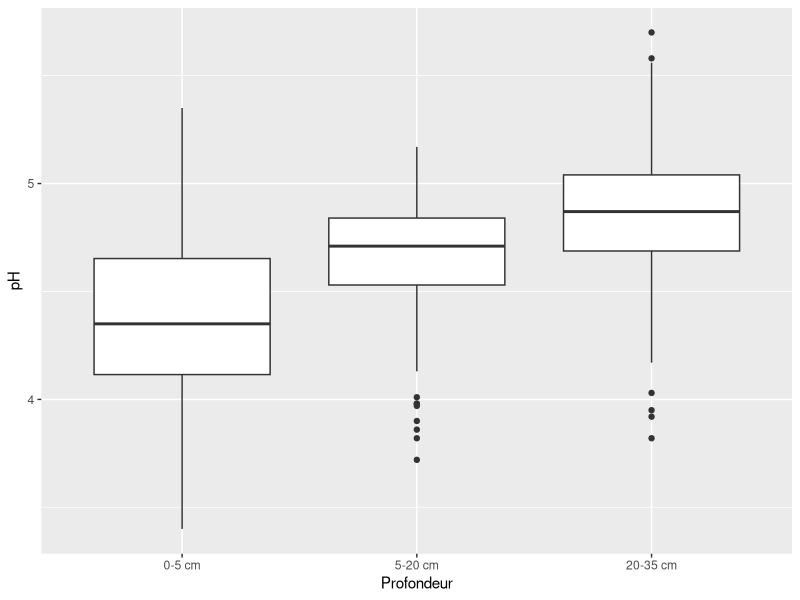
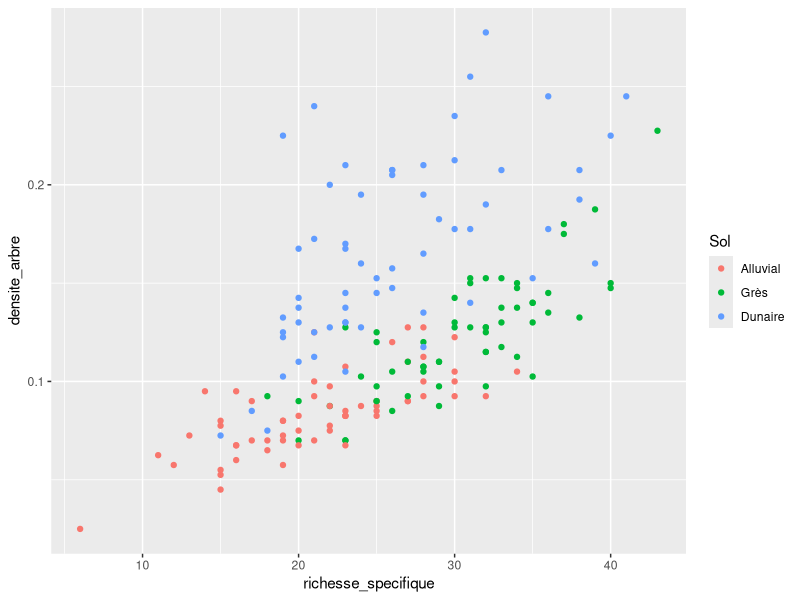
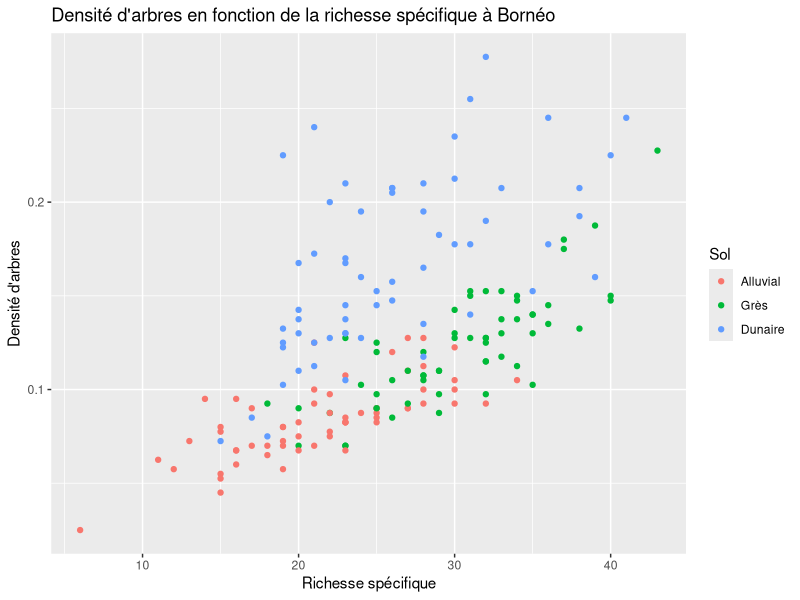
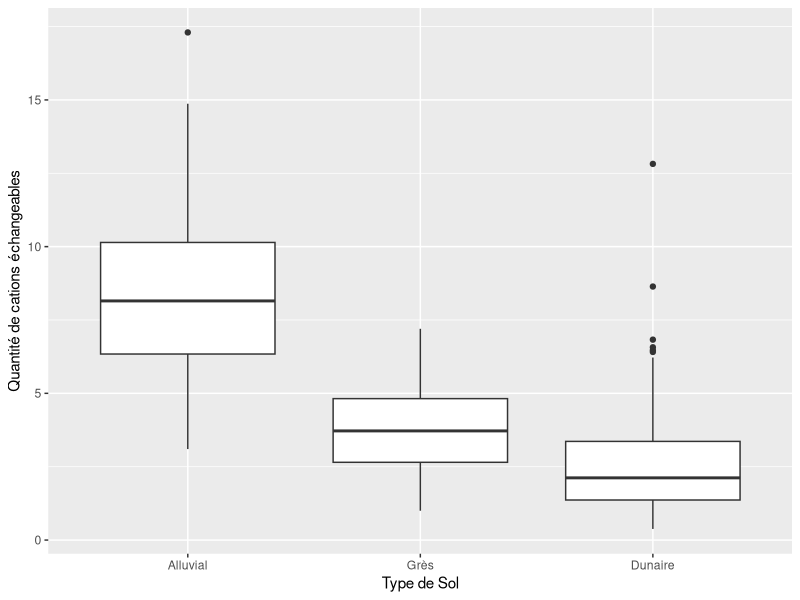
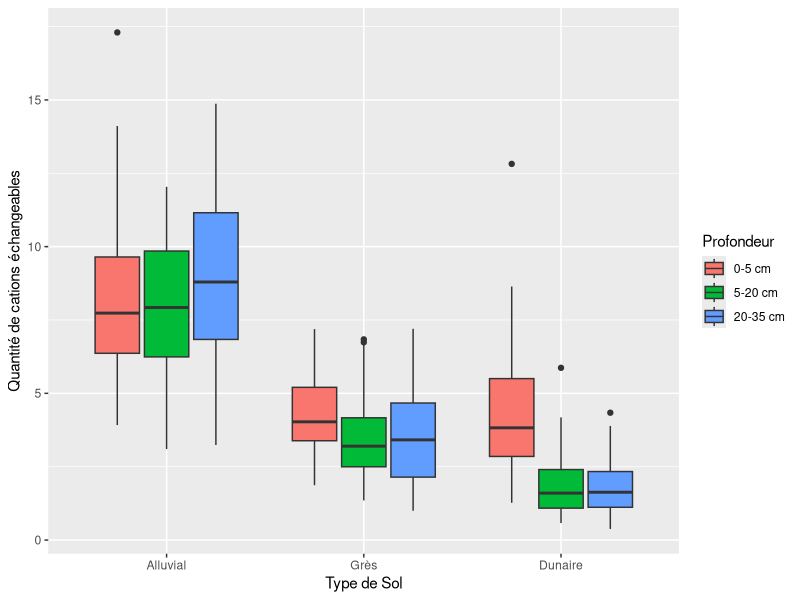
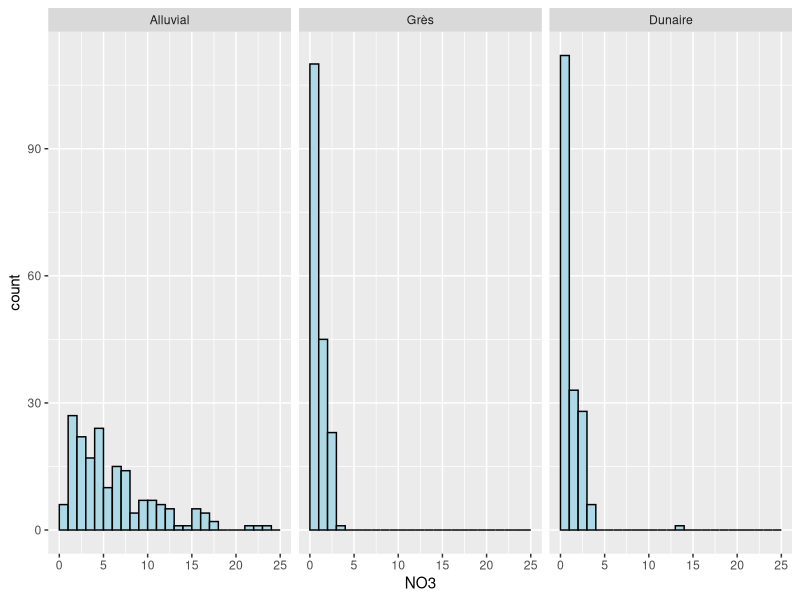
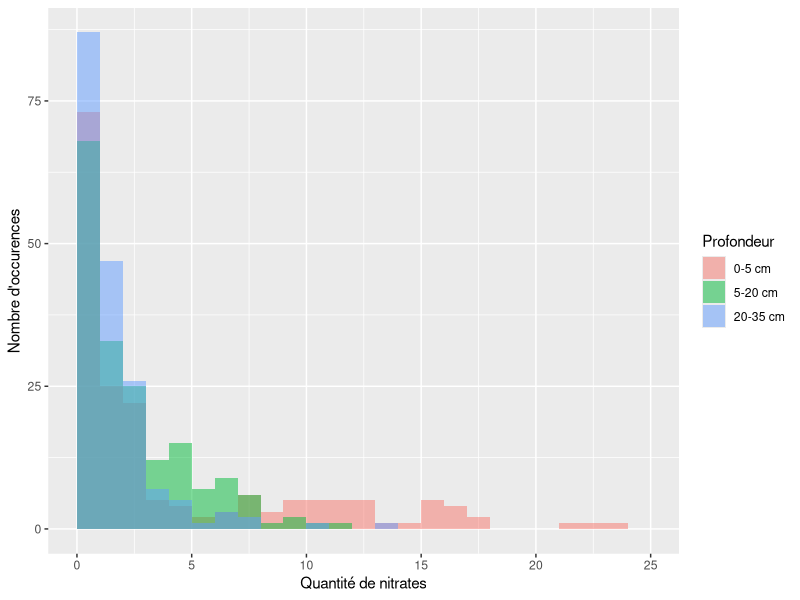
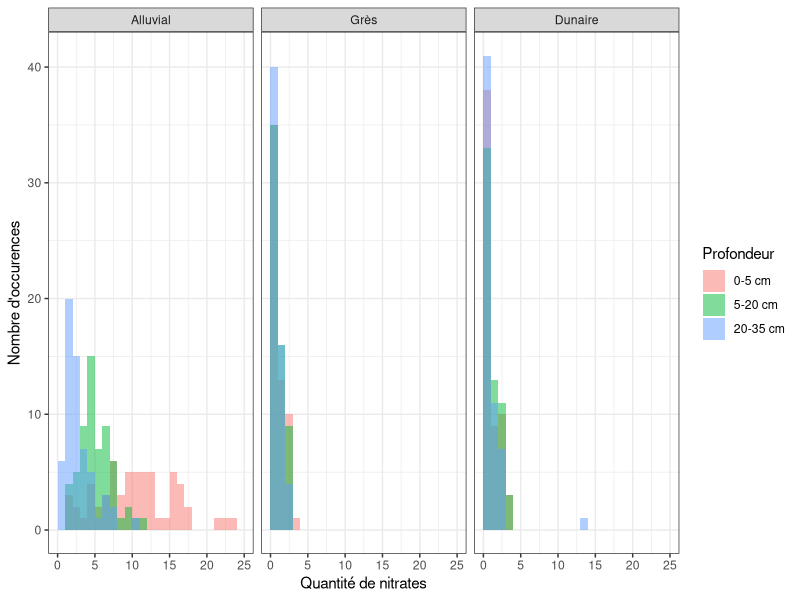

Source code (R) for these figures, in order:

## ----librairie_nettoyage, message = FALSE, warning = FALSE, include = TRUE----
rm(list = ls()) # Nettoyage de l'environnement de travail
library(tidyverse) # Chargement de la librairie tidyverse


## ----sol_initial, include = TRUE---------------------------
sol_initial <- read.table("donnees_sols_chimies.csv",
                          sep = ",", # Séparateur de champs
                          header = TRUE) %>% # La 1ere ligne donne le nom des colonnes
  as_tibble() # Facilite l'affichage ensuite
sol_initial


## ----abondance_initial, include = TRUE---------------------
abondance_initial <- read.table("donnees_abondance.csv",
                                sep = ",", # Separateur de champ
                                header = TRUE, # 1ere ligne donne le nom des colonnes
                                row.names = 1 # La 1ere colonne est le numero de ligne
                                ) %>%
  as_tibble() # Facilite l'affichage ensuite
abondance_initial


## ----q_1a--------------------------------------------------
sol_intermediaire_1 <- select(sol_initial, -Plot, 
                              -Subplot, -Block, 
                              -Name1, -Names2)


## ----Ex1_q_1b----------------------------------------------
sol_intermediaire_2 <- rename(sol_intermediaire_1,
                              Eau = MC, 
                              Exc.Cations = ECEC,
                              Sol = Soil, Site = Name, 
                              Profondeur = Depth, 
                              SatBase = BS,
                              Argile = Clay, 
                              Limon = Silt,
                              Sable = Sand)


## ----Ex1_q_1c----------------------------------------------
sol_intermediaire_3 <- mutate(sol_intermediaire_2, # Tableau dans lequel
                              # on modifie les colonnes
                              Sol = factor(Sol, 
                                           levels = c("Alluvial", "Sandstone", "Heath"),
                                           labels = c("Alluvial", "Grès", "Dunaire")),
                              Profondeur = factor(Profondeur,
                                                  levels = c("0-5 cm", "5-20 cm", "20-35 cm")))
head(sol_intermediaire_3)
table(sol_intermediaire_2$Profondeur)

ggplot(sol_intermediaire_3) +
  aes(x = Profondeur, y = pH) +
  geom_boxplot()
## ----Ex1_q_1d----------------------------------------------
sol_intermediaire_4 <- sol_intermediaire_3%>%mutate(Argile=as.double(Argile))%>%group_by(Sol) %>% 
  mutate_if(is.numeric, # On ne change que les colonnes numériques
            # On remplace les na par la moyenne par colonne
            function(colonne) replace_na(colonne, floor(mean(colonne, na.rm = TRUE)))) %>% 
  ungroup() # On dégroupe pour la suite


## ----suppresion_sols_intermediaire, include = TRUE---------
# On supprime les tableaux intermediaires inutiles
rm(sol_intermediaire1, sol_intermediaire2, 
   sol_intermediaire3)


## ----Ex1_q_2-----------------------------------------------
sol_propre <- sol_initial %>% 
  select(-Plot, -Subplot, -Block, -Name1, -Names2) %>% 
  rename(Eau = MC, Exc.Cations = ECEC,
         Sol = Soil, Site = Name, 
         Profondeur = Depth, SatBase = BS,
         Argile = Clay, Limon = Silt,
         Sable = Sand) %>% 
  mutate(Sol = factor(Sol, 
                      levels = c("Alluvial", "Sandstone", "Heath"),
                      labels = c("Alluvial", "Grès", "Dunaire")),
         Profondeur = factor(Profondeur,
                             levels = c("0-5 cm", "5-20 cm", "20-35 cm"))) %>% 
  group_by(Sol) %>% 
  mutate_if(is.numeric, # On ne change que les colonnes numériques
            # On remplace les na par la moyenne par colonne
            function(colonne) replace_na(colonne, mean(colonne, na.rm = TRUE))) %>% 
  ungroup() # On dégroupe pour la suite


## ----Ex1_q_3-----------------------------------------------
# Sol superficiel
sol_superficiel <- sol_propre %>% # Dans sol propre
  # On filtre les lignes
  filter(Profondeur == "0-5 cm") %>% # On ne sélectionne que les lignes
  # de la couche 0-5cm
  dplyr::select(-Profondeur) # On vire la profondeur

# Sol moyen
sol_moyen <- sol_propre %>% # Dans sol propre
  group_by(Sol, Site) %>% # On groupe par site (pour chaque site, j'ai 3 lignes)
  # On groupe aussi par sol pour conserver l'information sol
  # Chaque traitement futur sera fait par site (sur plein de tableaux à 3 lignes)
  summarise_if(is.numeric, # Pour chaque groupe, on a trois lignes, on résume
               mean) # En prenant la moyenne


## ----Ex1_q4------------------------------------------------
abondance_propre <- abondance_initial %>% 
  # On renomme la colonne Name en Site
  rename(Site = Name) %>% 
  # On modifie cette colonne
  mutate(Site = str_replace(Site, " ", "_"))


## ----abondance_long----------------------------------------
abondance_long <- pivot_longer(abondance_propre, # Tableau à transformer
                               # Colonnes à regrouper
                               cols = -c("Site"), # On regroupe tout le monde sauf la
                               # colonne Site (d'où le "-" devant le nom de colonne)
                               names_to = "Espece", # Les noms des colonnes initiales
                               # seront regroupés dans une unique colonne "Espece"
                               values_to = "NbIndividus") # Les valeurs associées
# seront retournées dans une unique colonne NbIndividus


## ----Ex1_q_6-----------------------------------------------
abondance_genre_metasite <- abondance_long %>% 
  # On sépare la colonne Site en deux colonnes
  separate(Site, into = c("MetaSite", "Bloc"), sep = "_") %>%
  # On sépare la colonne espece en deux colonnnes sur la base du "."
  # REMARQUE: Ici, 3 especes ont deux "." dans leur nom, d'où les warning.
  separate(Espece, into = c("Genre", "Espece"), sep = "[.]") %>% 
  # On groupe par MetaSite et Genre
  group_by(MetaSite, Genre) %>% 
  # On résume dans la colonne NbArbres, on compte le nombre en sommant le nombre d'individus
  summarise(NbArbres = sum(NbIndividus))


## ----Ex1_q_7-----------------------------------------------
richesse_par_site <- abondance_long %>% 
  filter(NbIndividus > 0) %>% # On filtre sur la condition nombre d'individus plus grand que 0
  group_by(Site) %>% # On groupe par site
  # Et on donne deux résumés
  summarise(densite_arbre = sum(NbIndividus) / 400, # La somme du nombre d'individus par Site
            richesse_specifique = n()) # Le nombre d'espèces vu (car on a enlevé les 0)
# La fonction n() compte le nombre de lignes du tableau dans lequel on est
# Donc ici, par site


## ----Ex1_q_8-----------------------------------------------
# left join
left_join(richesse_par_site, sol_superficiel)

# inner join
# Jointure interne (intersection)
# Seuls les 179 sites présents dans les deux tables sont conservés.
# Dimension 179 x 22
inner_join(richesse_par_site, sol_superficiel)

# donnees_richesse
donnees_richesses <- inner_join(richesse_par_site, sol_superficiel)


## ----Ex2_q_1-----------------------------------------------
ggplot(donnees_richesses) + # Données à représenter
  # Quelles colonnes sont représentées comment?
  aes(x = richesse_specifique, # En abscisse
      y = densite_arbre, # En ordonnée
      color = Sol) + # En couleur
  geom_point()


## ----Ex2_q_2-----------------------------------------------
ggplot(donnees_richesses) + # Données à représenter
  # Quelles colonnes sont représentées comment?
  aes(x = richesse_specifique, # En abscisse
      y = densite_arbre, # En ordonnée
      color = Sol) + # En couleur
  geom_point() +
  labs(x = "Richesse spécifique", y = "Densité d'arbres", 
       title = "Densité d'arbres en fonction de la richesse spécifique à Bornéo")


## ----Ex2_q_3-----------------------------------------------
ggplot(sol_propre) + # Données à représenter
  # Quelles colonnes sont représentées comment?
  aes(x = Sol, # En abscisse
      y = Exc.Cations) + # En ordonnée
  geom_boxplot() +
  labs(x = "Type de Sol", y = "Quantité de cations échangeables")


## ----Ex2_q_4-----------------------------------------------
ggplot(sol_propre) + # Données à représenter
  # Quelles colonnes sont représentées comment?
  aes(x = Sol, # En abscisse
      y = Exc.Cations,  # En ordonnée
      fill = Profondeur) + # Selon quelle colonne on remplit
  geom_boxplot() +
  labs(x = "Type de Sol", y = "Quantité de cations échangeables")


## ----Ex2_q_5-----------------------------------------------
ggplot(sol_propre) + # Données à représenter
  # Quelles colonnes sont représentées comment?
  aes(x = NO3) + # En abscisse
  geom_histogram(breaks = seq(0, 25, by = 1),
                 fill = "lightblue", color = "black") +
  facet_wrap(~Sol) # Un graphe par type de Sol


## ----Ex2_q_6-----------------------------------------------
ggplot(sol_propre) + # Données à représenter
  # Quelles colonnes sont représentées comment?
  aes(x = NO3,  # En abscisse
      fill = Profondeur) + # Remplissage selon la colonne Profondeur
  geom_histogram(breaks = seq(0, 25, by = 1),
                 position = "identity", alpha = 0.5) +
  labs(x = "Quantité de nitrates",
       y = "Nombre d'occurences")


## ----Ex2_q_7-----------------------------------------------
ggplot(sol_propre) + # Données à représenter
  # Quelles colonnes sont représentées comment?
  aes(x = NO3,  # En abscisse
      fill = Profondeur) + # Remplissage selon la colonne Profondeur
  geom_histogram(breaks = seq(0, 25, by = 1),
                 position = "identity", alpha = 0.5) +
  labs(x = "Quantité de nitrates",
       y = "Nombre d'occurences") +
  facet_wrap(~Sol) + # Un graphe par type de Sol
  theme_bw()


## ----Ex2_q_8-----------------------------------------------
ggplot(abondance_genre_metasite) + # Données à représenter
  # Quelles colonnes sont représentées comment?
  aes(x = Genre,  # En abscisse
      y = MetaSite, # En ordonnée
      fill = NbArbres) + # Remplissage selon la colonne Profondeur
  geom_raster()


## ----theme, eval = FALSE, include = TRUE-------------------
## theme(legend.position = "none", # pas de légende
##       axis.text.x = element_text(angle = 90, size = 6), # Le texte en absisses est est vertical et petit
##       axis.text.y = element_text(size = 7)) # On rapetisse la taille du texte en y


## ----Ex2_q_9-----------------------------------------------
ggplot(abondance_genre_metasite) + # Données à représenter
  # Quelles colonnes sont représentées comment?
  aes(x = Genre,  # En abscisse
      y = MetaSite, # En ordonnée
      fill = NbArbres) + # Remplissage selon la colonne Profondeur
  geom_raster() +
  theme(legend.position = "none", # pas de légende
      axis.text.x = element_text(angle = 90, size = 6), # Le texte en absisses est est vertical et petit
      axis.text.y = element_text(size = 7)) # On rapetisse la taille du texte en y

